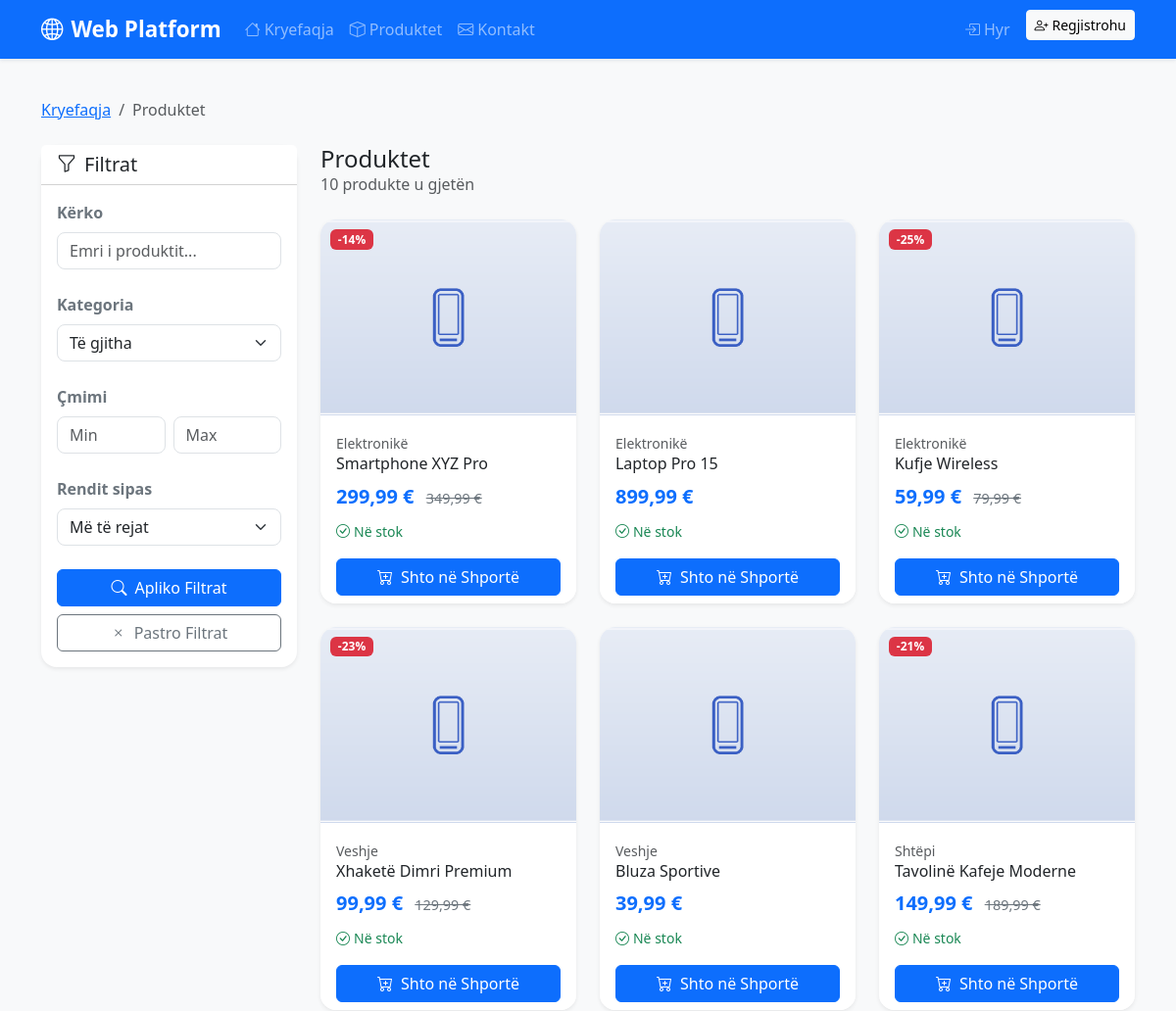
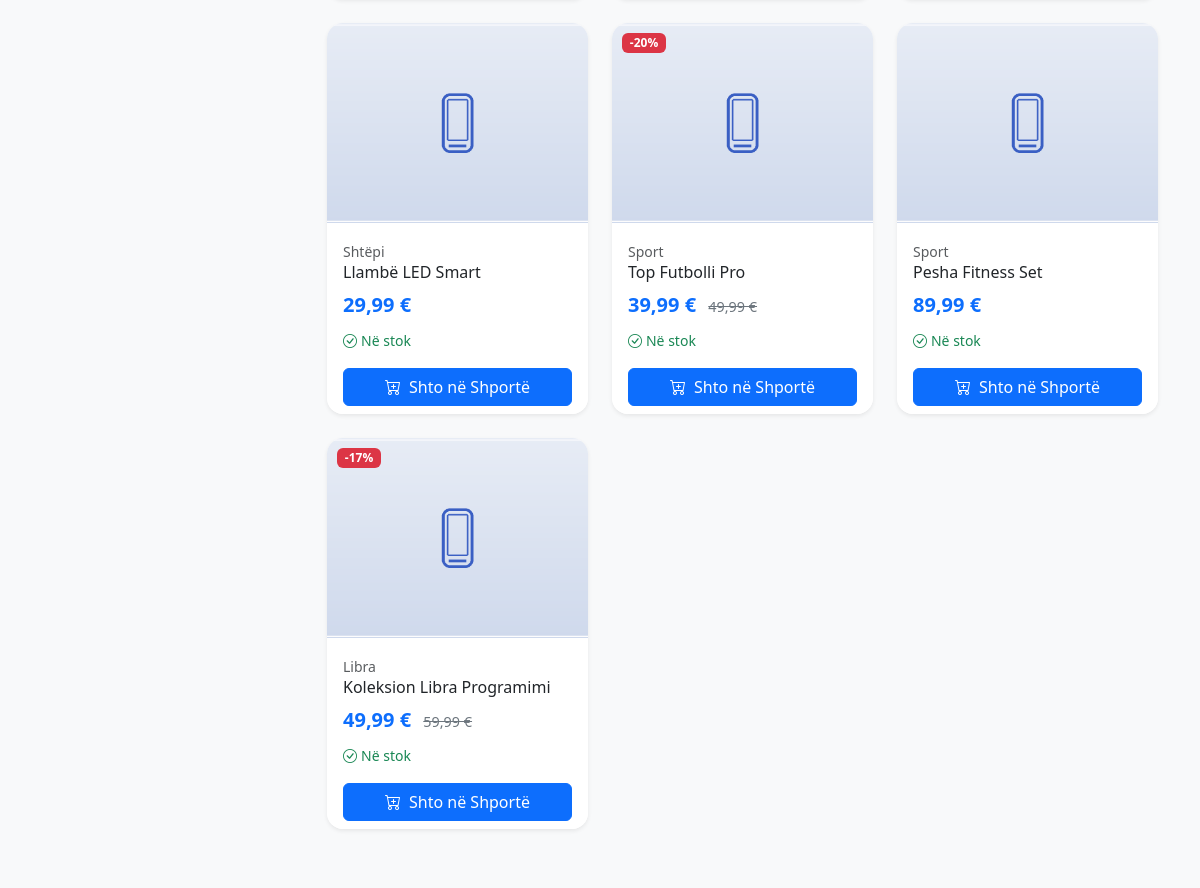
The page /views/products.php (upper part) on the database as committed earlier (2 pictures, top to bottom).
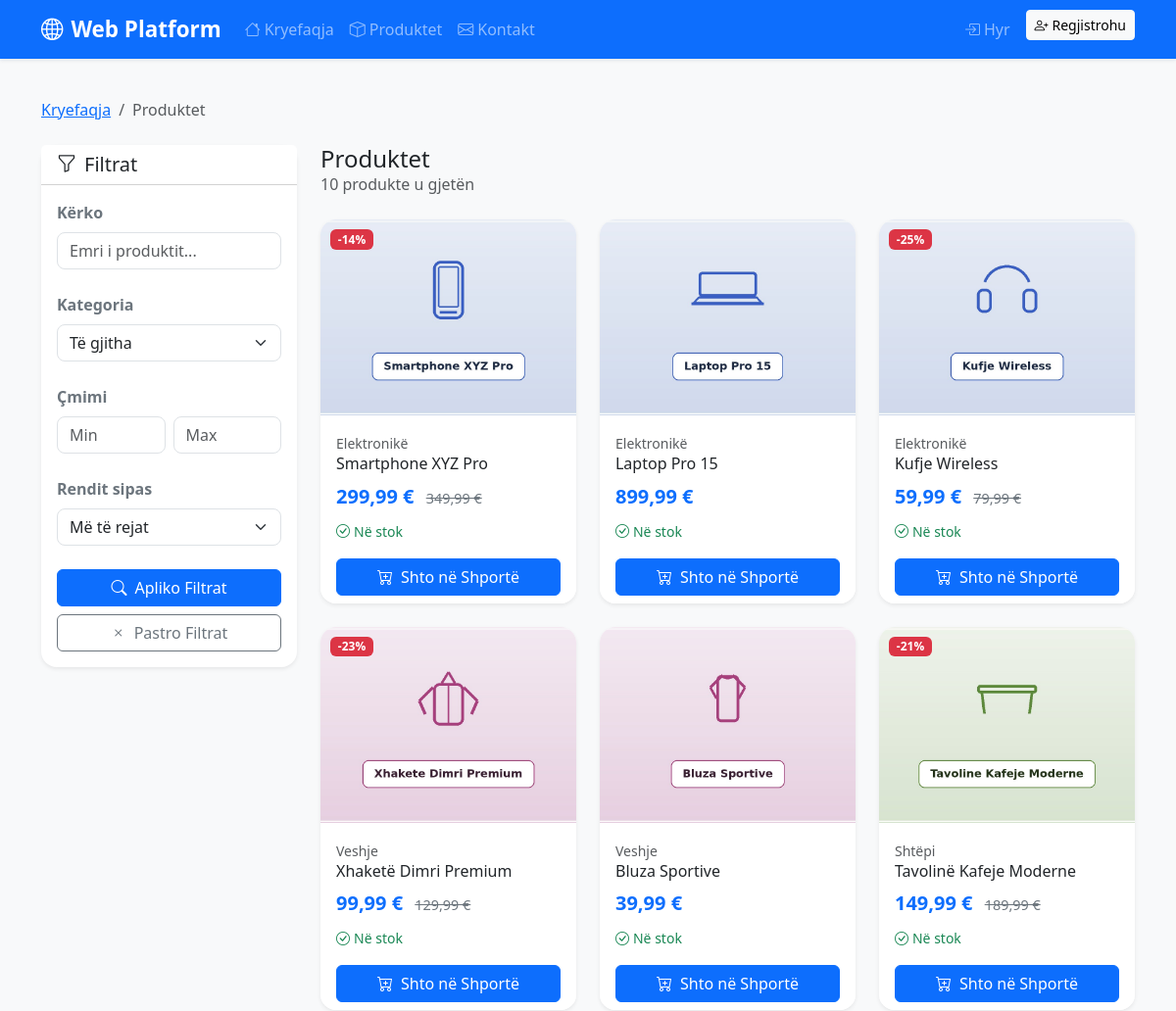
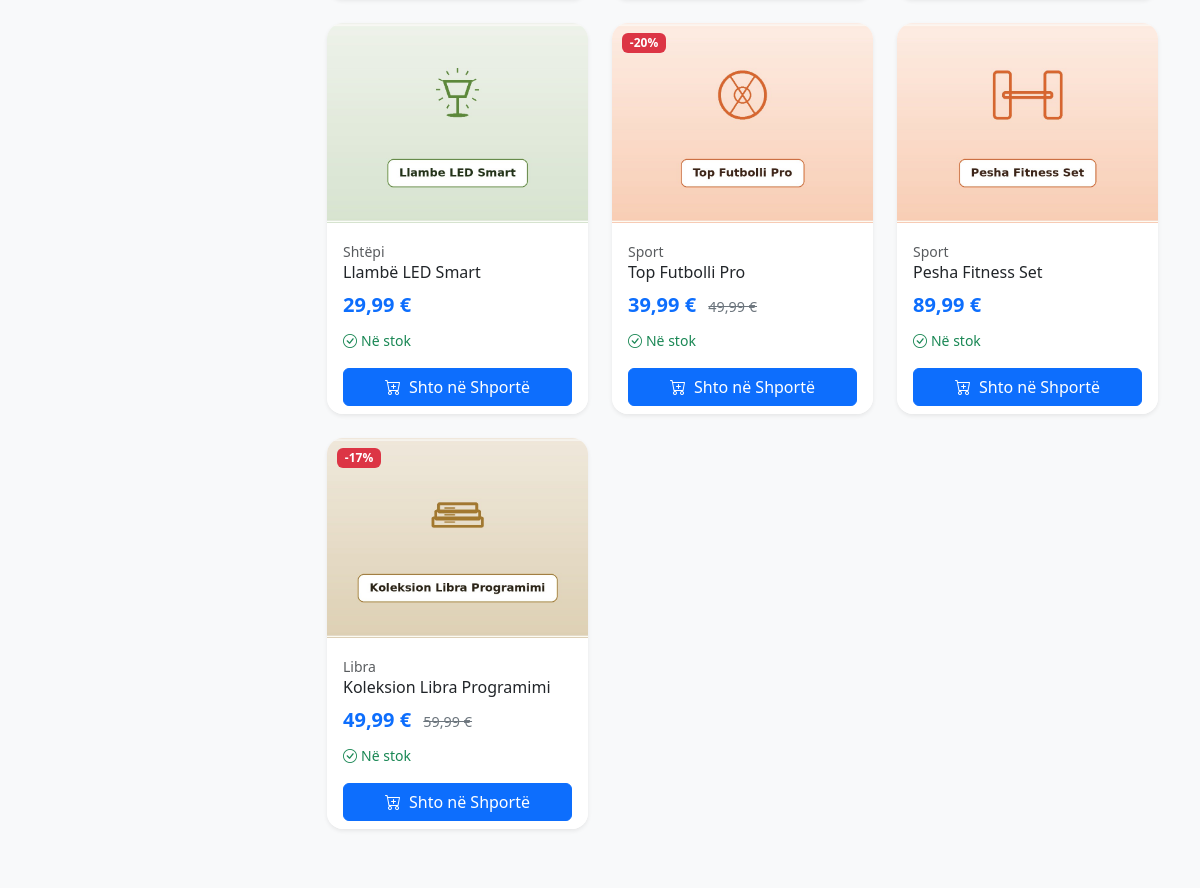
The same page on the database as committed later (2 pictures, top to bottom).
### tables this page shows
CREATE TABLE IF NOT EXISTS products (
    id INT AUTO_INCREMENT PRIMARY KEY,
    category_id INT,
    name VARCHAR(255) NOT NULL,
    slug VARCHAR(255) NOT NULL UNIQUE,
    description TEXT,
    price DECIMAL(10, 2) NOT NULL,
    sale_price DECIMAL(10, 2),
    stock INT DEFAULT 0,
    image VARCHAR(255) DEFAULT 'default.png',
    is_active BOOLEAN DEFAULT TRUE,
    created_by INT,
    created_at TIMESTAMP DEFAULT CURRENT_TIMESTAMP,
    updated_at TIMESTAMP DEFAULT CURRENT_TIMESTAMP ON UPDATE CURRENT_TIMESTAMP,
    FOREIGN KEY (category_id) REFERENCES categories(id) ON DELETE SET NULL,
    FOREIGN KEY (created_by) REFERENCES users(id) ON DELETE SET NULL
);

CREATE TABLE IF NOT EXISTS categories (
    id INT AUTO_INCREMENT PRIMARY KEY,
    name VARCHAR(100) NOT NULL,
    slug VARCHAR(100) NOT NULL UNIQUE,
    description TEXT,
    image VARCHAR(255),
    parent_id INT NULL,
    is_active BOOLEAN DEFAULT TRUE,
    created_at TIMESTAMP DEFAULT CURRENT_TIMESTAMP,
    FOREIGN KEY (parent_id) REFERENCES categories(id) ON DELETE SET NULL
);

### includes/init.php (called while the page is built, shortened)
<?php
require_once __DIR__ . '/../config/database.php';
spl_autoload_register(function ($className) {
    $classFile = __DIR__ . '/../classes/' . $className . '.php';
});
require_once __DIR__ . '/functions.php';

### classes/Database.php (called while the page is built, shortened)
<?php
class Database
{
    private static $instance = null;
    private $pdo;
    private function __construct()
    {
        try {
            $dsn = "mysql:host=" . DB_HOST . ";dbname=" . DB_NAME . ";charset=" . DB_CHARSET;
            $options = [
                PDO::ATTR_ERRMODE => PDO::ERRMODE_EXCEPTION,
                PDO::ATTR_DEFAULT_FETCH_MODE => PDO::FETCH_ASSOC,
                PDO::ATTR_EMULATE_PREPARES => false,
            ];
            $this->pdo = new PDO($dsn, DB_USER, DB_PASS, $options);
        } catch (PDOException $e) {
            if (DEBUG_MODE) {
                die("Gabim në lidhjen me databazën: " . $e->getMessage());
            } else {
                die("Gabim në server. Ju lutemi provoni më vonë.");
            }
        }
    }
    public static function getInstance(): Database
    {
        if (self::$instance === null) {
            self::$instance = new Database();
        }
        return self::$instance;
    }
    public function query(string $sql, array $params = []): PDOStatement
    {
        $stmt = $this->pdo->prepare($sql);
        $stmt->execute($params);
        return $stmt;
    }
    public function fetchOne(string $sql, array $params = [])
    {
        return $this->query($sql, $params)->fetch();
    }
    public function fetchAll(string $sql, array $params = []): array
    {
        return $this->query($sql, $params)->fetchAll();
    }
    public function count(string $table, string $where = '1', array $params = []): int
    {
        $sql = "SELECT COUNT(*) as count FROM {$table} WHERE {$where}";
        $result = $this->fetchOne($sql, $params);
        return (int) $result['count'];
    }
}

### includes/functions.php (called while the page is built, shortened)
<?php
function sanitize(string $data): string
{
    $data = trim($data);
    $data = stripslashes($data);
    $data = htmlspecialchars($data, ENT_QUOTES, 'UTF-8');
    return $data;
}
function formatPrice(float $price, string $currency = '€'): string
{
    return number_format($price, 2, ',', '.') . ' ' . $currency;
}

### classes/Product.php (called while the page is built, shortened)
<?php
class Product
{
    private Database $db;
    public function __construct()
    {
        $this->db = Database::getInstance();
    }
    public function getAllProducts(int $page = 1, int $perPage = 12, array $filters = []): array
    {
        $offset = ($page - 1) * $perPage;
        $where = ['p.is_active = 1'];
        $params = [];
        $whereClause = implode(' AND ', $where);
        $orderBy = match ($filters['sort'] ?? 'newest') {
            'price_asc' => 'p.price ASC',
            'price_desc' => 'p.price DESC',
            'name' => 'p.name ASC',
            default => 'p.created_at DESC'
        };
        $products = $this->db->fetchAll(
            "SELECT p.*, c.name as category_name FROM products p
             LEFT JOIN categories c ON p.category_id = c.id
             WHERE {$whereClause}
             ORDER BY {$orderBy}
             LIMIT {$perPage} OFFSET {$offset}",
            $params
        );
        $total = $this->db->count('products p', $whereClause, $params);
        return [
            'products' => $products,
            'total' => $total,
            'pages' => ceil($total / $perPage),
            'current_page' => $page
        ];
    }
}

### views/products.php (the view, shortened to what the rows shown need)
<?php
require_once __DIR__ . '/../includes/init.php';
require_once __DIR__ . '/partials/header.php';
$productObj = new Product();
$page = max(1, (int)($_GET['page'] ?? 1));
$categoryId = (int)($_GET['category'] ?? 0);
$search = sanitize($_GET['search'] ?? '');
$sort = $_GET['sort'] ?? 'newest';
$minPrice = (float)($_GET['min_price'] ?? 0);
$maxPrice = (float)($_GET['max_price'] ?? 0);
$filters = [
    'category_id' => $categoryId ?: null,
    'search' => $search,
    'sort' => $sort,
    'min_price' => $minPrice ?: null,
    'max_price' => $maxPrice ?: null
];
$productsData = $productObj->getAllProducts($page, 12, $filters);
$products = $productsData['products'];
?>
<div class="container py-4">
    <div class="row g-4">
        <div class="col-lg-9">
            <?php if (empty($products)): ?>
                <div class="text-center py-5">
                    <i class="bi bi-box-seam display-1 text-muted"></i>
                    <h4 class="mt-3">Asnjë produkt nuk u gjet</h4>
                    <p class="text-muted">Provo të ndryshosh filtrat ose të bësh një kërkim tjetër.</p>
                    <a href="products.php" class="btn btn-primary">
                        <i class="bi bi-arrow-left me-2"></i>Shiko të gjitha produktet
                    </a>
                </div>
            <?php else: ?>
                <div class="row row-cols-1 row-cols-md-2 row-cols-lg-3 g-4">
                    <?php foreach ($products as $product): ?>
                        <div class="col">
                            <div class="card product-card h-100">
                                <?php if ($product['sale_price']): ?>
                                    <span class="badge badge-sale bg-danger">
                                        -<?= round((1 - $product['sale_price'] / $product['price']) * 100) ?>%
                                    </span>
                                <?php endif; ?>
                                <a href="product-detail.php?slug=<?= $product['slug'] ?>">
                                    <img src="<?= SITE_URL ?>/assets/images/uploads/<?= $product['image'] ?? 'products/default.png' ?>"
                                         class="card-img-top"
                                         alt="<?= htmlspecialchars($product['name']) ?>">
                                </a>
                                <div class="card-body">
                                    <?php if ($product['category_name']): ?>
                                        <small class="text-muted"><?= htmlspecialchars($product['category_name']) ?></small>
                                    <?php endif; ?>
                                    <h6 class="card-title mb-2">
                                        <a href="product-detail.php?slug=<?= $product['slug'] ?>" class="text-decoration-none text-dark">
                                            <?= htmlspecialchars($product['name']) ?>
                                        </a>
                                    </h6>
                                    <div class="mb-2">
                                        <?php if ($product['sale_price']): ?>
                                            <span class="price"><?= formatPrice($product['sale_price']) ?></span>
                                            <span class="old-price ms-2"><?= formatPrice($product['price']) ?></span>
                                        <?php else: ?>
                                            <span class="price"><?= formatPrice($product['price']) ?></span>
                                        <?php endif; ?>
                                    </div>
                                    <?php if ($product['stock'] > 0): ?>
                                        <small class="text-success">
                                            <i class="bi bi-check-circle me-1"></i>Në stok
                                        </small>
                                    <?php else: ?>
                                        <small class="text-danger">
                                            <i class="bi bi-x-circle me-1"></i>Jashtë stoku
                                        </small>
                                    <?php endif; ?>
                                </div>
                                <div class="card-footer bg-white border-0 pt-0">
                                    <div class="d-grid">
                                        <?php if ($product['stock'] > 0): ?>
                                            <button class="btn btn-primary add-to-cart"
                                                    data-product-id="<?= $product['id'] ?>">
                                                <i class="bi bi-cart-plus me-2"></i>Shto në Shportë
                                            </button>
                                        <?php else: ?>
                                            <button class="btn btn-secondary" disabled>
                                                <i class="bi bi-x-circle me-2"></i>Jashtë Stoku
                                            </button>
                                        <?php endif; ?>
                                    </div>
                                </div>
                            </div>
                        </div>
                    <?php endforeach; ?>
                </div>
            <?php endif; ?>
        </div>
    </div>
</div>
<?php require_once __DIR__ . '/partials/footer.php'; ?>

Rows that differ between the two databases and show on the page:
changed products "Smartphone XYZ Pro": image: picture added in place of a placeholder
changed products "Laptop Pro 15": image: picture added in place of a placeholder
changed products "Kufje Wireless": image: picture added in place of a placeholder
changed products "Xhaketë Dimri Premium": image: picture added in place of a placeholder
changed products "Bluza Sportive": image: picture added in place of a placeholder
changed products "Tavolinë Kafeje Moderne": image: picture added in place of a placeholder
changed products "Llambë LED Smart": image: picture added in place of a placeholder
changed products "Top Futbolli Pro": image: picture added in place of a placeholder
changed products "Pesha Fitness Set": image: picture added in place of a placeholder
changed products "Koleksion Libra Programimi": image: picture added in place of a placeholder
